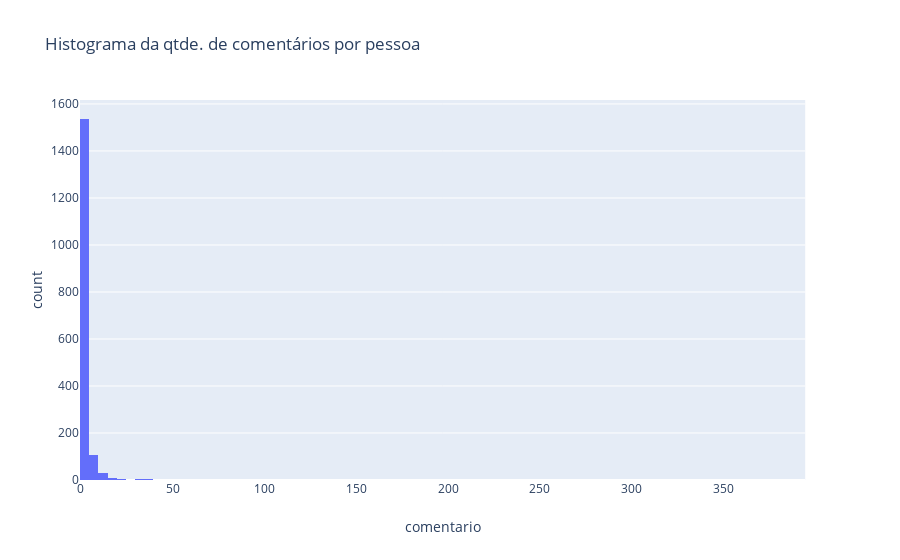

Here is the notebook cell this chart was saved with:
### Markdown cell above
## 2. Em quantos episódios as pessoas comentam?

Em outras palavras, das pessoas que deixam um comentário, quantas voltam para deixar novos comentários no futuro?

Meu palpite antes de rodar essa análise é que a maioria das pessoas deixa um único comentário em um único episódio, e um grupo pequeno de pessoas comentam com frequência, em vários episódios.

![](grafico.png)

### Code cell
px.histogram(df.groupby('autor_comentario').count(), x='comentario', nbins=100, title="Histograma da qtde. de comentários por pessoa")

### Figure 1 — Plotly figure (JSON) as saved in the notebook; plotly's stock layout.template omitted (floating-point values rounded to 4 significant figures; data arrays with more than 128 entries replaced by an {"elided": "..."} marker saying what was removed)
{"data": [{"alignmentgroup": "True", "bingroup": "x", "hoverlabel": {"namelength": 0}, "hovertemplate": "comentario=%{x}<br>count=%{y}", "legendgroup": "", "marker": {"color": "#636efa"}, "name": "", "nbinsx": 100, "offsetgroup": "", "orientation": "v", "showlegend": false, "type": "histogram", "x": {"elided": "1697 int values"}, "xaxis": "x", "yaxis": "y"}], "layout": {"autosize": true, "barmode": "relative", "legend": {"tracegroupgap": 0}, "title": {"text": "Histograma da qtde. de comentários por pessoa"}, "xaxis": {"anchor": "y", "autorange": true, "domain": [0, 0.98], "range": [-0.5, 394.5], "title": {"text": "comentario"}, "type": "linear"}, "yaxis": {"anchor": "x", "autorange": true, "domain": [0, 1], "range": [0, 1617.0], "title": {"text": "count"}}}}
